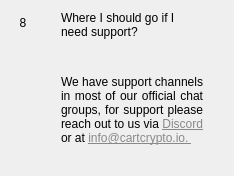
                  <widget class="QWidget" name="widgetFaq8" native="true">
                   <layout class="QHBoxLayout" name="horizontalpage_8" stretch="0,1">
                    <item alignment="Qt::AlignTop">
                     <widget class="QLabel" name="labelNumber8">
                      <property name="minimumSize">
                       <size>
                        <width>24</width>
                        <height>24</height>
                       </size>
                      </property>
                      <property name="maximumSize">
                       <size>
                        <width>16777215</width>
                        <height>24</height>
                       </size>
                      </property>
                      <property name="text">
                       <string>8</string>
                      </property>
                      <property name="alignment">
                       <set>Qt::AlignCenter</set>
                      </property>
                     </widget>
                    </item>
                    <item>
                     <layout class="QVBoxLayout" name="verticalLayoutpage_8">
                      <property name="leftMargin">
                       <number>20</number>
                      </property>
                      <property name="rightMargin">
                       <number>20</number>
                      </property>
                      <item>
                       <widget class="QLabel" name="labelSubtitle8">
                        <property name="text">
                         <string>Where I should go if I need support?</string>
                        </property>
                        <property name="wordWrap">
                         <bool>true</bool>
                        </property>
                       </widget>
                      </item>
                      <item>
                       <spacer name="verticalSpacer_80">
                        <property name="orientation">
                         <enum>Qt::Vertical</enum>
                        </property>
                        <property name="sizeType">
                         <enum>QSizePolicy::Fixed</enum>
                        </property>
                        <property name="sizeHint" stdset="0">
                         <size>
                          <width>20</width>
                          <height>30</height>
                         </size>
                        </property>
                       </spacer>
                      </item>
                      <item>
                       <widget class="QLabel" name="labelContent8">
                        <property name="text">
                         <string>
                           &lt;html&gt;&lt;head/&gt;&lt;body&gt;&lt;p align=&quot;justify&quot;&gt;
                           We have support channels in most of our official chat groups, for support please reach out to us via
                           &lt;a style='color: #898989' href='https://discord.gg/gyYwPkv9cK'&gt;
                           Discord&lt;/a&gt; or at
                           &lt;a style='color: #898989' href='mailto://info@cartcrypto.io'&gt;
                           info@cartcrypto.io.
                           &lt;/p&gt;&lt;/body&gt;&lt;/html&gt;
                         </string>
                        </property>
                        <property name="alignment">
                         <set>Qt::AlignLeading|Qt::AlignLeft|Qt::AlignTop</set>
                        </property>
                        <property name="wordWrap">
                         <bool>true</bool>
                        </property>
                       </widget>
                      </item>
                      <item>
                       <spacer name="verticalSpacer_81">
                        <property name="orientation">
                         <enum>Qt::Vertical</enum>
                        </property>
                        <property name="sizeHint" stdset="0">
                         <size>
                          <width>20</width>
                          <height>20</height>
                         </size>
                        </property>
                       </spacer>
                      </item>
                     </layout>
                    </item>
                   </layout>
                  </widget>
